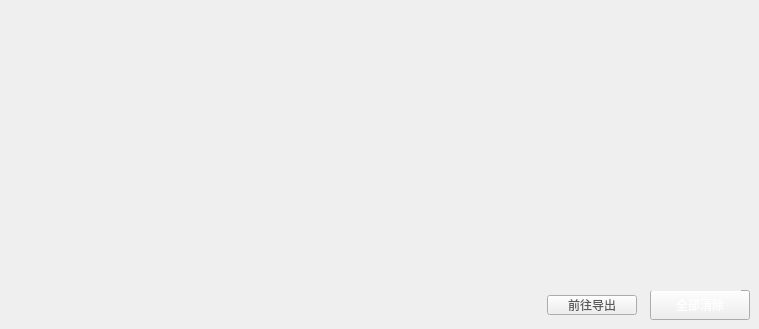
      <widget class="QWidget" name="operate_log">
       <attribute name="title">
        <string>IDS操作日志</string>
       </attribute>
       <widget class="QPushButton" name="clearAllOperateLog">
        <property name="geometry">
         <rect>
          <x>650</x>
          <y>290</y>
          <width>100</width>
          <height>30</height>
         </rect>
        </property>
        <property name="styleSheet">
         <string notr="true">background-image: url(:/icon/Design/MainButton.png);
font: 13pt &quot;PingFang SC&quot;;
color: rgb(255, 255, 255);
border-image: url(:/blank/Design/blank.png);</string>
        </property>
        <property name="text">
         <string>全部清除</string>
        </property>
       </widget>
       <widget class="QPushButton" name="operate_log_export">
        <property name="geometry">
         <rect>
          <x>547</x>
          <y>295</y>
          <width>90</width>
          <height>20</height>
         </rect>
        </property>
        <property name="styleSheet">
         <string notr="true">background-image: url(:/icon/Design/ViseButton.png);
font: 13pt &quot;PingFang SC&quot;;
color: rgb(90, 90, 90);
border-image: url(:/blank/Design/blank.png);</string>
        </property>
        <property name="text">
         <string>前往导出</string>
        </property>
       </widget>
       <widget class="QListWidget" name="list_operate_log">
        <property name="enabled">
         <bool>false</bool>
        </property>
        <property name="geometry">
         <rect>
          <x>0</x>
          <y>10</y>
          <width>741</width>
          <height>281</height>
         </rect>
        </property>
        <property name="styleSheet">
         <string notr="true">background-image: url(:/blank/Design/blank.png);
border-color: rgb(191, 191, 191);</string>
        </property>
        <property name="frameShape">
         <enum>QFrame::NoFrame</enum>
        </property>
        <property name="dragEnabled">
         <bool>true</bool>
        </property>
        <property name="movement">
         <enum>QListView::Free</enum>
        </property>
        <property name="isWrapping" stdset="0">
         <bool>false</bool>
        </property>
        <property name="wordWrap">
         <bool>true</bool>
        </property>
       </widget>
      </widget>
